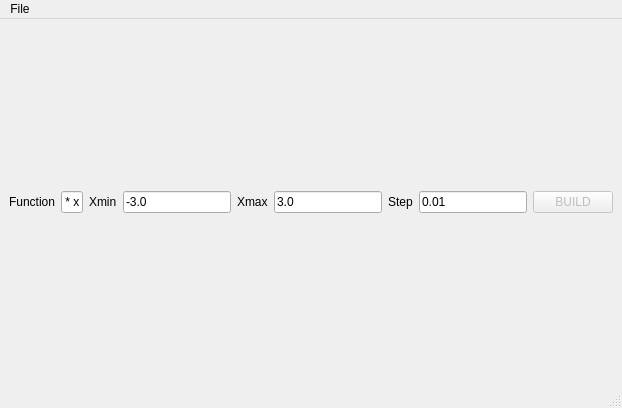
<?xml version="1.0" encoding="UTF-8"?>
<ui version="4.0">
 <class>MainWindow</class>
 <widget class="QMainWindow" name="MainWindow">
  <property name="geometry">
   <rect>
    <x>0</x>
    <y>0</y>
    <width>561</width>
    <height>408</height>
   </rect>
  </property>
  <property name="windowTitle">
   <string>MainWindow</string>
  </property>
  <widget class="QWidget" name="centralwidget">
   <layout class="QVBoxLayout" name="verticalLayout_2">
    <item>
     <layout class="QVBoxLayout" name="verticalLayout">
      <item>
       <layout class="QHBoxLayout" name="horizontalLayout">
        <item>
         <widget class="QLabel" name="labelFunction">
          <property name="text">
           <string>Function</string>
          </property>
         </widget>
        </item>
        <item>
         <widget class="QLineEdit" name="lineEditFunction">
          <property name="text">
           <string>x * x</string>
          </property>
          <property name="alignment">
           <set>Qt::AlignLeading|Qt::AlignLeft|Qt::AlignVCenter</set>
          </property>
          <property name="readOnly">
           <bool>true</bool>
          </property>
         </widget>
        </item>
        <item>
         <widget class="QLabel" name="labelXMin">
          <property name="text">
           <string>Xmin</string>
          </property>
         </widget>
        </item>
        <item>
         <widget class="QLineEdit" name="lineEditXMin">
          <property name="sizePolicy">
           <sizepolicy hsizetype="Fixed" vsizetype="Fixed">
            <horstretch>0</horstretch>
            <verstretch>0</verstretch>
           </sizepolicy>
          </property>
          <property name="text">
           <string>-3.0</string>
          </property>
          <property name="readOnly">
           <bool>false</bool>
          </property>
         </widget>
        </item>
        <item>
         <widget class="QLabel" name="labelXMax">
          <property name="text">
           <string>Xmax</string>
          </property>
         </widget>
        </item>
        <item>
         <widget class="QLineEdit" name="lineEditXMax">
          <property name="sizePolicy">
           <sizepolicy hsizetype="Fixed" vsizetype="Fixed">
            <horstretch>0</horstretch>
            <verstretch>0</verstretch>
           </sizepolicy>
          </property>
          <property name="text">
           <string>3.0</string>
          </property>
          <property name="readOnly">
           <bool>true</bool>
          </property>
         </widget>
        </item>
        <item>
         <widget class="QLabel" name="labelStep">
          <property name="text">
           <string>Step</string>
          </property>
         </widget>
        </item>
        <item>
         <widget class="QLineEdit" name="lineEditStep">
          <property name="sizePolicy">
           <sizepolicy hsizetype="Fixed" vsizetype="Fixed">
            <horstretch>0</horstretch>
            <verstretch>0</verstretch>
           </sizepolicy>
          </property>
          <property name="text">
           <string>0.01</string>
          </property>
         </widget>
        </item>
        <item>
         <widget class="QPushButton" name="pushButtonBuild">
          <property name="enabled">
           <bool>false</bool>
          </property>
          <property name="text">
           <string>BUILD</string>
          </property>
          <property name="checkable">
           <bool>false</bool>
          </property>
         </widget>
        </item>
       </layout>
      </item>
     </layout>
    </item>
   </layout>
  </widget>
  <widget class="QMenuBar" name="menubar">
   <property name="geometry">
    <rect>
     <x>0</x>
     <y>0</y>
     <width>561</width>
     <height>22</height>
    </rect>
   </property>
   <widget class="QMenu" name="menuFile">
    <property name="title">
     <string>File</string>
    </property>
    <addaction name="actionClose"/>
   </widget>
   <addaction name="menuFile"/>
  </widget>
  <widget class="QStatusBar" name="statusbar"/>
  <action name="actionClose">
   <property name="text">
    <string>Close</string>
   </property>
  </action>
 </widget>
 <resources/>
 <connections>
  <connection>
   <sender>actionClose</sender>
   <signal>triggered()</signal>
   <receiver>MainWindow</receiver>
   <slot>close()</slot>
   <hints>
    <hint type="sourcelabel">
     <x>-1</x>
     <y>-1</y>
    </hint>
    <hint type="destinationlabel">
     <x>399</x>
     <y>299</y>
    </hint>
   </hints>
  </connection>
 </connections>
</ui>
